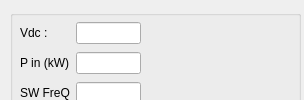
  <widget class="QDockWidget" name="optRangeControls">
   <property name="minimumSize">
    <size>
     <width>304</width>
     <height>38</height>
    </size>
   </property>
   <property name="floating">
    <bool>false</bool>
   </property>
   <property name="allowedAreas">
    <set>Qt::LeftDockWidgetArea|Qt::RightDockWidgetArea</set>
   </property>
   <property name="windowTitle">
    <string>Range Selectors</string>
   </property>
   <attribute name="dockWidgetArea">
    <number>2</number>
   </attribute>
   <widget class="QWidget" name="dockWidgetContents">
    <widget class="QGroupBox" name="sliderBox">
     <property name="geometry">
      <rect>
       <x>10</x>
       <y>10</y>
       <width>291</width>
       <height>181</height>
      </rect>
     </property>
     <property name="title">
      <string/>
     </property>
     <widget class="QWidget" name="horizontalLayoutWidget_3">
      <property name="geometry">
       <rect>
        <x>10</x>
        <y>10</y>
        <width>343</width>
        <height>31</height>
       </rect>
      </property>
      <layout class="QHBoxLayout" name="horizontalLayout_20">
       <property name="sizeConstraint">
        <enum>QLayout::SetFixedSize</enum>
       </property>
       <item>
        <widget class="QLabel" name="optVdcLabel">
         <property name="sizePolicy">
          <sizepolicy hsizetype="Expanding" vsizetype="Expanding">
           <horstretch>0</horstretch>
           <verstretch>0</verstretch>
          </sizepolicy>
         </property>
         <property name="minimumSize">
          <size>
           <width>50</width>
           <height>0</height>
          </size>
         </property>
         <property name="maximumSize">
          <size>
           <width>50</width>
           <height>1677777</height>
          </size>
         </property>
         <property name="text">
          <string>Vdc :</string>
         </property>
        </widget>
       </item>
       <item>
        <widget class="QLineEdit" name="optVdcInput">
         <property name="sizePolicy">
          <sizepolicy hsizetype="Fixed" vsizetype="Fixed">
           <horstretch>0</horstretch>
           <verstretch>0</verstretch>
          </sizepolicy>
         </property>
         <property name="maximumSize">
          <size>
           <width>65</width>
           <height>22</height>
          </size>
         </property>
         <property name="layoutDirection">
          <enum>Qt::RightToLeft</enum>
         </property>
         <property name="alignment">
          <set>Qt::AlignRight|Qt::AlignTrailing|Qt::AlignVCenter</set>
         </property>
        </widget>
       </item>
       <item>
        <widget class="RangeSlider" name="VdcRangeSelector" native="true">
         <property name="sizePolicy">
          <sizepolicy hsizetype="Minimum" vsizetype="Minimum">
           <horstretch>0</horstretch>
           <verstretch>0</verstretch>
          </sizepolicy>
         </property>
         <property name="minimumSize">
          <size>
           <width>185</width>
           <height>26</height>
          </size>
         </property>
        </widget>
       </item>
       <item>
        <widget class="QToolButton" name="optVdcToolBtn">
         <property name="sizePolicy">
          <sizepolicy hsizetype="Fixed" vsizetype="Fixed">
           <horstretch>10</horstretch>
           <verstretch>0</verstretch>
          </sizepolicy>
         </property>
         <property name="text">
          <string>...</string>
         </property>
         <property name="icon">
          <iconset>
           <normaloff>../PythonGecko/slider.jpg</normaloff>../PythonGecko/slider.jpg</iconset>
         </property>
         <attribute name="buttonGroup">
          <string notr="true">buttonGroupRangeType</string>
         </attribute>
        </widget>
       </item>
      </layout>
     </widget>
     <widget class="QWidget" name="layoutWidget">
      <property name="geometry">
       <rect>
        <x>10</x>
        <y>40</y>
        <width>343</width>
        <height>31</height>
       </rect>
      </property>
      <layout class="QHBoxLayout" name="horizontalLayout_21">
       <property name="sizeConstraint">
        <enum>QLayout::SetFixedSize</enum>
       </property>
       <item>
        <widget class="QLabel" name="optPinLabel">
         <property name="sizePolicy">
          <sizepolicy hsizetype="Expanding" vsizetype="Expanding">
           <horstretch>0</horstretch>
           <verstretch>0</verstretch>
          </sizepolicy>
         </property>
         <property name="maximumSize">
          <size>
           <width>50</width>
           <height>16777215</height>
          </size>
         </property>
         <property name="text">
          <string>P in (kW) :</string>
         </property>
        </widget>
       </item>
       <item>
        <widget class="QLineEdit" name="optPinInput">
         <property name="sizePolicy">
          <sizepolicy hsizetype="Fixed" vsizetype="Fixed">
           <horstretch>0</horstretch>
           <verstretch>0</verstretch>
          </sizepolicy>
         </property>
         <property name="maximumSize">
          <size>
           <width>65</width>
           <height>22</height>
          </size>
         </property>
         <property name="layoutDirection">
          <enum>Qt::RightToLeft</enum>
         </property>
         <property name="inputMask">
          <string/>
         </property>
         <property name="alignment">
          <set>Qt::AlignRight|Qt::AlignTrailing|Qt::AlignVCenter</set>
         </property>
        </widget>
       </item>
       <item>
        <widget class="RangeSlider" name="PinRangeSelector" native="true">
         <property name="sizePolicy">
          <sizepolicy hsizetype="Fixed" vsizetype="Fixed">
           <horstretch>0</horstretch>
           <verstretch>0</verstretch>
          </sizepolicy>
         </property>
         <property name="minimumSize">
          <size>
           <width>185</width>
           <height>26</height>
          </size>
         </property>
         <property name="sizeIncrement">
          <size>
           <width>0</width>
           <height>0</height>
          </size>
         </property>
        </widget>
       </item>
       <item>
        <widget class="QToolButton" name="optPinToolBtn">
         <property name="sizePolicy">
          <sizepolicy hsizetype="Fixed" vsizetype="Fixed">
           <horstretch>0</horstretch>
           <verstretch>0</verstretch>
          </sizepolicy>
         </property>
         <property name="minimumSize">
          <size>
           <width>0</width>
           <height>0</height>
          </size>
         </property>
         <property name="sizeIncrement">
          <size>
           <width>0</width>
           <height>0</height>
          </size>
         </property>
         <property name="baseSize">
          <size>
           <width>60</width>
           <height>0</height>
          </size>
         </property>
         <property name="text">
          <string>...</string>
         </property>
         <property name="icon">
          <iconset>
           <normaloff>../PythonGecko/slider.jpg</normaloff>../PythonGecko/slider.jpg</iconset>
         </property>
         <attribute name="buttonGroup">
          <string notr="true">buttonGroupRangeType</string>
         </attribute>
        </widget>
       </item>
      </layout>
     </widget>
     <widget class="QWidget" name="horizontalLayoutWidget_4">
      <property name="geometry">
       <rect>
        <x>10</x>
        <y>70</y>
        <width>343</width>
        <height>31</height>
       </rect>
      </property>
      <layout class="QHBoxLayout" name="horizontalLayout_22">
       <property name="sizeConstraint">
        <enum>QLayout::SetFixedSize</enum>
       </property>
       <item>
        <widget class="QLabel" name="optSwLabel">
         <property name="sizePolicy">
          <sizepolicy hsizetype="Expanding" vsizetype="Expanding">
           <horstretch>0</horstretch>
           <verstretch>0</verstretch>
          </sizepolicy>
         </property>
         <property name="maximumSize">
          <size>
           <width>50</width>
           <height>16777215</height>
          </size>
         </property>
         <property name="text">
          <string>SW FreQ :</string>
         </property>
        </widget>
       </item>
       <item>
        <widget class="QLineEdit" name="optSwInput">
         <property name="sizePolicy">
          <sizepolicy hsizetype="Fixed" vsizetype="Fixed">
           <horstretch>0</horstretch>
           <verstretch>0</verstretch>
          </sizepolicy>
         </property>
         <property name="maximumSize">
          <size>
           <width>65</width>
           <height>22</height>
          </size>
         </property>
         <property name="layoutDirection">
          <enum>Qt::RightToLeft</enum>
         </property>
         <property name="alignment">
          <set>Qt::AlignRight|Qt::AlignTrailing|Qt::AlignVCenter</set>
         </property>
        </widget>
       </item>
       <item>
        <widget class="RangeSlider" name="SwRangeSelector" native="true">
         <property name="sizePolicy">
          <sizepolicy hsizetype="Expanding" vsizetype="Expanding">
           <horstretch>0</horstretch>
           <verstretch>0</verstretch>
          </sizepolicy>
         </property>
         <property name="minimumSize">
          <size>
           <width>185</width>
           <height>26</height>
          </size>
         </property>
         <property name="maximumSize">
          <size>
           <width>164</width>
           <height>16777215</height>
          </size>
         </property>
        </widget>
       </item>
       <item>
        <widget class="QToolButton" name="optSwToolBtn">
         <property name="text">
          <string>...</string>
         </property>
         <property name="icon">
          <iconset>
           <normaloff>../PythonGecko/slider.jpg</normaloff>../PythonGecko/slider.jpg</iconset>
         </property>
         <attribute name="buttonGroup">
          <string notr="true">buttonGroupRangeType</string>
         </attribute>
        </widget>
       </item>
      </layout>
     </widget>
     <widget class="QWidget" name="horizontalLayoutWidget_5">
      <property name="geometry">
       <rect>
        <x>10</x>
        <y>100</y>
        <width>121</width>
        <height>31</height>
       </rect>
      </property>
      <layout class="QHBoxLayout" name="horizontalLayout_23">
       <item>
        <widget class="QLabel" name="optFreqLabel">
         <property name="sizePolicy">
          <sizepolicy hsizetype="Expanding" vsizetype="Expanding">
           <horstretch>0</horstretch>
           <verstretch>0</verstretch>
          </sizepolicy>
         </property>
         <property name="maximumSize">
          <size>
           <width>50</width>
           <height>16777215</height>
          </size>
         </property>
         <property name="text">
          <string>FQ mains :</string>
         </property>
        </widget>
       </item>
       <item>
        <widget class="QLineEdit" name="optFreqInput">
         <property name="sizePolicy">
          <sizepolicy hsizetype="Minimum" vsizetype="Minimum">
           <horstretch>0</horstretch>
           <verstretch>0</verstretch>
          </sizepolicy>
         </property>
         <property name="minimumSize">
          <size>
           <width>48</width>
           <height>22</height>
          </size>
         </property>
         <property name="maximumSize">
          <size>
           <width>73</width>
           <height>22</height>
          </size>
         </property>
         <property name="layoutDirection">
          <enum>Qt::RightToLeft</enum>
         </property>
         <property name="text">
          <string>50</string>
         </property>
         <property name="alignment">
          <set>Qt::AlignRight|Qt::AlignTrailing|Qt::AlignVCenter</set>
         </property>
         <property name="readOnly">
          <bool>true</bool>
         </property>
        </widget>
       </item>
      </layout>
     </widget>
     <widget class="QWidget" name="horizontalLayoutWidget_6">
      <property name="geometry">
       <rect>
        <x>10</x>
        <y>130</y>
        <width>121</width>
        <height>31</height>
       </rect>
      </property>
      <layout class="QHBoxLayout" name="horizontalLayout_24">
       <item>
        <widget class="QLabel" name="optUllLabel">
         <property name="sizePolicy">
          <sizepolicy hsizetype="Expanding" vsizetype="Expanding">
           <horstretch>0</horstretch>
           <verstretch>0</verstretch>
          </sizepolicy>
         </property>
         <property name="minimumSize">
          <size>
           <width>50</width>
           <height>0</height>
          </size>
         </property>
         <property name="maximumSize">
          <size>
           <width>50</width>
           <height>16777215</height>
          </size>
         </property>
         <property name="text">
          <string>U(L-L):</string>
         </property>
        </widget>
       </item>
       <item>
        <widget class="QLineEdit" name="optUllInput">
         <property name="sizePolicy">
          <sizepolicy hsizetype="Fixed" vsizetype="Fixed">
           <horstretch>0</horstretch>
           <verstretch>0</verstretch>
          </sizepolicy>
         </property>
         <property name="minimumSize">
          <size>
           <width>0</width>
           <height>0</height>
          </size>
         </property>
         <property name="maximumSize">
          <size>
           <width>71</width>
           <height>22</height>
          </size>
         </property>
         <property name="layoutDirection">
          <enum>Qt::RightToLeft</enum>
         </property>
         <property name="text">
          <string>115</string>
         </property>
         <property name="alignment">
          <set>Qt::AlignRight|Qt::AlignTrailing|Qt::AlignVCenter</set>
         </property>
         <property name="readOnly">
          <bool>true</bool>
         </property>
         <property name="clearButtonEnabled">
          <bool>false</bool>
         </property>
        </widget>
       </item>
      </layout>
     </widget>
     <widget class="QPushButton" name="searchOptBtn">
      <property name="geometry">
       <rect>
        <x>160</x>
        <y>130</y>
        <width>101</width>
        <height>31</height>
       </rect>
      </property>
      <property name="text">
       <string>Search Optimums</string>
      </property>
     </widget>
     <widget class="QRadioButton" name="optInvBtn">
      <property name="geometry">
       <rect>
        <x>150</x>
        <y>110</y>
        <width>61</width>
        <height>17</height>
       </rect>
      </property>
      <property name="text">
       <string>Inverter</string>
      </property>
      <attribute name="buttonGroup">
       <string notr="true">buttonGroupOptMode</string>
      </attribute>
     </widget>
     <widget class="QRadioButton" name="optAfeBtn">
      <property name="geometry">
       <rect>
        <x>220</x>
        <y>110</y>
        <width>51</width>
        <height>17</height>
       </rect>
      </property>
      <property name="text">
       <string>AFE</string>
      </property>
      <attribute name="buttonGroup">
       <string notr="true">buttonGroupOptMode</string>
      </attribute>
     </widget>
    </widget>
    <widget class="QWidget" name="verticalLayoutWidget_3">
     <property name="geometry">
      <rect>
       <x>10</x>
       <y>200</y>
       <width>291</width>
       <height>31</height>
      </rect>
     </property>
     <layout class="QVBoxLayout" name="verticalLayout_3">
      <property name="sizeConstraint">
       <enum>QLayout::SetMinimumSize</enum>
      </property>
      <item>
       <widget class="QLabel" name="optStatusLabel">
        <property name="sizePolicy">
         <sizepolicy hsizetype="Preferred" vsizetype="Preferred">
          <horstretch>0</horstretch>
          <verstretch>0</verstretch>
         </sizepolicy>
        </property>
        <property name="maximumSize">
         <size>
          <width>307</width>
          <height>16777215</height>
         </size>
        </property>
        <property name="text">
         <string/>
        </property>
       </widget>
      </item>
     </layout>
    </widget>
   </widget>
  </widget>
